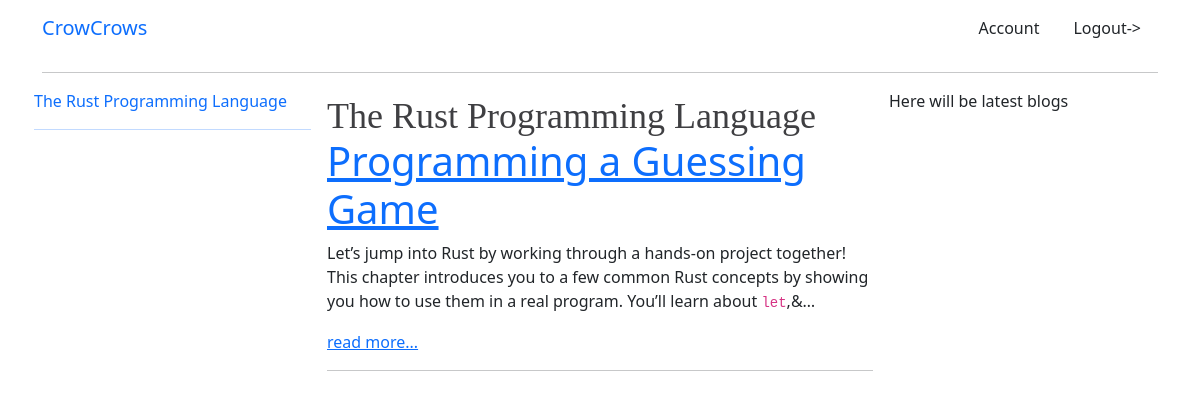
/blog/ (signed in), run on the app's committed database.
### blog/models.py (models this page shows, shortened)
class Article(models.Model):
    title = models.CharField(max_length=128, default='')
    published_on = models.DateTimeField(null=True, blank=True)
    content = RichTextUploadingField()
    image = models.ImageField(upload_to='images', blank=True, null=True)
    hide = models.BooleanField(default=False)
    published = models.BooleanField(default=False)
    slug = models.SlugField(max_length=128, unique=True, blank=True, null=True)
    created_by = models.ForeignKey(to=Author, on_delete=models.DO_NOTHING, related_name='author')
    approved_by = models.OneToOneField(to=Editor, on_delete=models.DO_NOTHING, null=True, blank=True, related_name='approved_by')
    approved_on = models.DateTimeField(null=True, blank=True)
    created_on = models.DateTimeField(auto_now=True)
    updated_on = models.DateTimeField(auto_now_add=True)

### blog/views.py (the view)
# urls.py: path('', views.home, name='home')
def home(request):
    art = Article.objects.all()
    return render(request,'base/home.html', {"article": art})

### crowapp/templates/base/home.html (shortened to what this page needs)
{% extends 'base/index.html' %}
{% block articles %}
    <aside class="col-3 px-1">
        {% for a in article %} <a style="text-decoration:none;" href={%url 'article' a.slug %}>{{a.title}}<hr/></a>{% endfor %}
    </aside>
    <article class="col-6">
        {% for a in article %}
            <div class="short-article">
                {% if not a.hide %}
                    <h2 class="article-title" >
                        <span style="font-family: Georgia, serif; font-size: 36px;">{{a.title}}</span>
                    </h2>
                    {% if a.content|safe|length >= 100 %}
                        {{a.content|truncatechars_html:250| safe}}
                        <a href={%url 'article' a.slug %}>read more...</a>
                    {% endif %}
                {% endif %}
            </div>
        {% endfor %}
        <hr/>
    </article>
    <aside class="col-3 px-1">
        Here will be latest blogs
    </aside>
{% endblock articles %}

### crowapp/static/css/styles.css (style rules this page uses)
.article-title { margin: 0px; padding: 0px; border: 0px; font-style: normal; font-variant-ligatures: normal; font-variant-caps: normal; font-variant-numeric: inherit; font-variant-east-asian: inherit; font-weight: 500; font-stretch: inherit; font-size: 2.75rem; line-height: 1.09091; font-family: ReithSerif, Helvetica, Arial, freesans, sans-serif; vertical-align: baseline; color: #3f3f42; letter-spacing: normal; orphans: 2; text-align: start; text-indent: 0px; text-transform: none; white-space: normal; widows: 2; word-spacing: 0px; -webkit-text-stroke-width: 0px; background-color: #ffffff; text-decoration-style: initial; text-decoration-color: initial; }
.short-article { display: flex; flex-direction: column; }

### data on the page
Article: title "The Rust Programming Language", content "Programming a Guessing Game Let’s jump into Rust by working through a hands-on project together! This chapter introduces you to a few common Rust concepts by showing you how to use them in a real program. You’ll learn about let ,&…"
